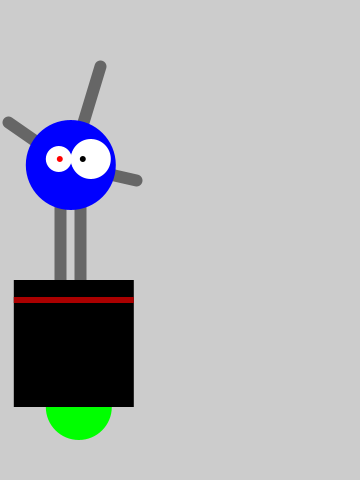
Frame 1 (no input)
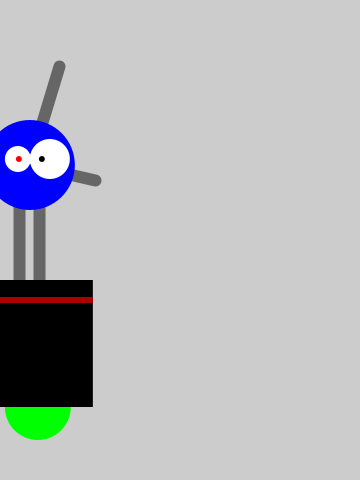
Frame 60 (the mouse pressed at the canvas centre just before this capture)
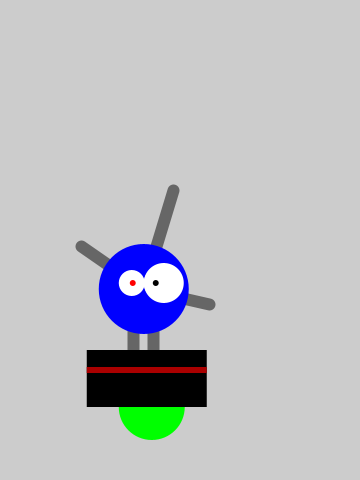
Frame 120 (the mouse held since frame 60 and released just before this capture)

The Processing sketch that drew these frames (run headless with seeded random() and noise(); from frame 60 on, the mouse is pressed at the canvas centre):

// Processing sketch: processing_57194
// ── processing_57194.pde

float x = 60;          // X-coordinate
float y = 440;         // Y-coordinate
int radius = 45;       // Head Radius
int bodyHeight = 160;  // Body Height
int neckHeight = 70;   // Neck Height
float easing = 0.02;
void setup() {
  size(360, 480);
  smooth();
  strokeWeight(12);
   
    ellipseMode(RADIUS);
}
void draw() {
   
  int targetX = mouseX;
  x += (targetX - x) * easing;
     
  if (mousePressed) {
    neckHeight = 16;
    bodyHeight = 90;
  } else {
    neckHeight = 70;
    bodyHeight = 160;
  }
   
  float ny = y - bodyHeight - neckHeight - radius;
   
  background(204);
 
// Neck
stroke(102);               //Set stroke to gray
line(x+2, y-bodyHeight, x+2, ny);
line(x+22, y-bodyHeight, x+22, ny);
 
//antennae
line(x+12, ny, x-50, ny-43);
line(x+12, ny, x+42, ny-99);
line(x+12, ny, x+78, ny+15);
 
//body
noStroke();                //disable stroke
fill(0, 255, 0);                  //set fill to gray
ellipse(x+20, y-33, 33, 33); //antigraviety orb
fill(0);                   //set fil to black
rect(x-45, y-bodyHeight, 120, bodyHeight-33);   //main body
fill(170, 0, 0);                 //set fill to red
rect(x-45, y-bodyHeight+17,120, 6);     //gray stripe


 
//head
fill(0, 0, 255);                   //set fill to black
ellipse(x+12, ny, radius, radius); //head
fill (255);                //set fill to white
ellipse(x+32, ny-6, 20, 20); //large eye
ellipse(x+0, ny-6, 13, 13); //2nd eyed
fill(255, 0, 0);                   // set fill to red
ellipse(x+24, ny-6, 3, 3);   //pupil1
ellipse(x+1, ny-6, 3, 3);   //pupil2
fill (255);                //set fill to white
ellipse( x+24, ny-6, 12, 14); //large eye
fill(0);                   // set fill to black
ellipse(x+24, ny-6, 3, 3);   //pupil


}
